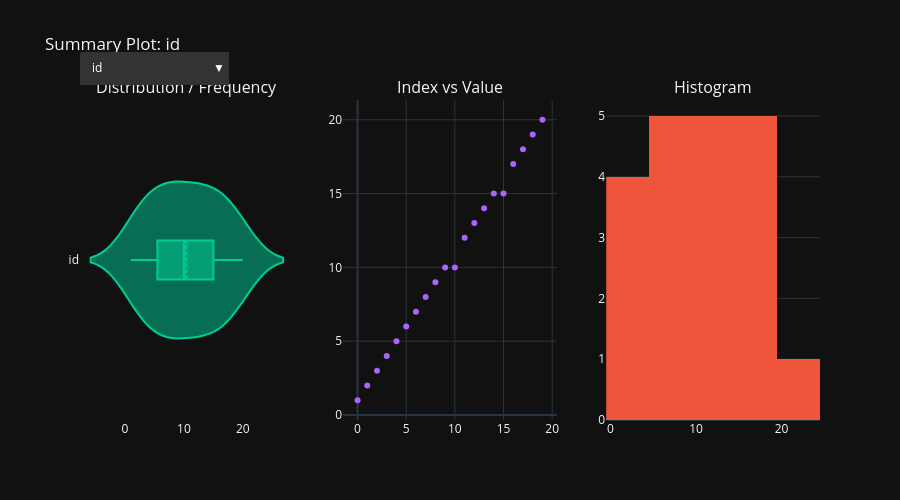

Here is the notebook cell this chart was saved with:
### Markdown cell above
### Test: DataInspector Native Summary Plot (Plotly Native Dropdown)

### Code cell
# Launch the native Plotly dropdown summary plot directly from the inspector!
inspector.summary_plot()

### Figure 1 — Plotly figure (JSON) as saved in the notebook; plotly's stock layout.template omitted (floating-point values rounded to 4 significant figures)
{"data": [{"box": {"visible": true}, "marker": {"color": "#00CC96"}, "meanline": {"visible": true}, "name": "id", "type": "violin", "visible": true, "x": [1, 2, 3, 4, 5, 6, 7, 8, 9, 10, 10, 12, 13, 14, 15, 15, 17, 18, 19, 20], "xaxis": "x", "yaxis": "y"}, {"marker": {"color": "#AB63FA"}, "mode": "markers", "name": "id", "type": "scatter", "visible": true, "x": [0, 1, 2, 3, 4, 5, 6, 7, 8, 9, 10, 11, 12, 13, 14, 15, 16, 17, 18, 19], "xaxis": "x2", "y": [1, 2, 3, 4, 5, 6, 7, 8, 9, 10, 10, 12, 13, 14, 15, 15, 17, 18, 19, 20], "yaxis": "y2"}, {"marker": {"color": "#EF553B"}, "name": "id", "type": "histogram", "visible": true, "x": [1, 2, 3, 4, 5, 6, 7, 8, 9, 10, 10, 12, 13, 14, 15, 15, 17, 18, 19, 20], "xaxis": "x3", "yaxis": "y3"}, {"box": {"visible": true}, "marker": {"color": "#00CC96"}, "meanline": {"visible": true}, "name": "age", "type": "violin", "visible": false, "x": [25, 30, 45, 22, 150, 35, 40, 28, -5, 50, 50, 33, 29, 27, 38, 38, 31, 42, 26, 36], "xaxis": "x", "yaxis": "y"}, {"marker": {"color": "#AB63FA"}, "mode": "markers", "name": "age", "type": "scatter", "visible": false, "x": [0, 1, 2, 3, 4, 5, 6, 7, 8, 9, 10, 11, 12, 13, 14, 15, 16, 17, 18, 19], "xaxis": "x2", "y": [25, 30, 45, 22, 150, 35, 40, 28, -5, 50, 50, 33, 29, 27, 38, 38, 31, 42, 26, 36], "yaxis": "y2"}, {"marker": {"color": "#EF553B"}, "name": "age", "type": "histogram", "visible": false, "x": [25, 30, 45, 22, 150, 35, 40, 28, -5, 50, 50, 33, 29, 27, 38, 38, 31, 42, 26, 36], "xaxis": "x3", "yaxis": "y3"}, {"box": {"visible": true}, "marker": {"color": "#00CC96"}, "meanline": {"visible": true}, "name": "salary", "type": "violin", "visible": false, "x": [50000, 60000, 120000, null, 70000, 80000, null, 55000, 45000, null, null, 75000, 62000, 58000, 90000, 90000, 68000, 105000, 52000, 88000], "xaxis": "x", "yaxis": "y"}, {"marker": {"color": "#AB63FA"}, "mode": "markers", "name": "salary", "type": "scatter", "visible": false, "x": [0, 1, 2, 3, 4, 5, 6, 7, 8, 9, 10, 11, 12, 13, 14, 15, 16, 17, 18, 19], "xaxis": "x2", "y": [50000, 60000, 120000, null, 70000, 80000, null, 55000, 45000, null, null, 75000, 62000, 58000, 90000, 90000, 68000, 105000, 52000, 88000], "yaxis": "y2"}, {"marker": {"color": "#EF553B"}, "name": "salary", "type": "histogram", "visible": false, "x": [50000, 60000, 120000, null, 70000, 80000, null, 55000, 45000, null, null, 75000, 62000, 58000, 90000, 90000, 68000, 105000, 52000, 88000], "xaxis": "x3", "yaxis": "y3"}, {"marker": {"color": "#00CC96"}, "name": "department", "type": "bar", "visible": false, "x": ["Engineering", "Sales", "HR"], "xaxis": "x", "y": [8, 5, 4], "yaxis": "y"}, {"marker": {"color": "#AB63FA"}, "mode": "markers", "name": "department", "type": "scatter", "visible": false, "x": [0, 1, 2, 3, 4, 5, 6, 7, 8, 9, 10, 11, 12, 13, 14, 15, 16, 17, 18, 19], "xaxis": "x2", "y": ["Engineering", "Sales", "Engineering", "HR", "Engineering", null, "Sales", "HR", "Sales", "Engineering", "Engineering", "HR", "Sales", "Engineering", null, null, "Engineering", "Sales", "HR", "Engineering"], "yaxis": "y2"}, {"marker": {"color": "#EF553B"}, "name": "department", "type": "histogram", "visible": false, "x": ["Engineering", "Sales", "Engineering", "HR", "Engineering", null, "Sales", "HR", "Sales", "Engineering", "Engineering", "HR", "Sales", "Engineering", null, null, "Engineering", "Sales", "HR", "Engineering"], "xaxis": "x3", "yaxis": "y3"}, {"marker": {"color": "#00CC96"}, "name": "is_manager", "type": "bar", "visible": false, "x": ["No", "Yes"], "xaxis": "x", "y": [10, 10], "yaxis": "y"}, {"marker": {"color": "#AB63FA"}, "mode": "markers", "name": "is_manager", "type": "scatter", "visible": false, "x": [0, 1, 2, 3, 4, 5, 6, 7, 8, 9, 10, 11, 12, 13, 14, 15, 16, 17, 18, 19], "xaxis": "x2", "y": ["No", "No", "Yes", "No", "No", "Yes", "Yes", "No", "No", "Yes", "Yes", "Yes", "No", "No", "Yes", "Yes", "No", "Yes", "No", "Yes"], "yaxis": "y2"}, {"marker": {"color": "#EF553B"}, "name": "is_manager", "type": "histogram", "visible": false, "x": ["No", "No", "Yes", "No", "No", "Yes", "Yes", "No", "No", "Yes", "Yes", "Yes", "No", "No", "Yes", "Yes", "No", "Yes", "No", "Yes"], "xaxis": "x3", "yaxis": "y3"}, {"box": {"visible": true}, "marker": {"color": "#00CC96"}, "meanline": {"visible": true}, "name": "experience_years", "type": "violin", "visible": false, "x": [2, 5, 15, 1, 8, null, 12, 4, 2, 20, 20, 7, 6, null, 10, 10, 5, 14, 2, 9], "xaxis": "x", "yaxis": "y"}, {"marker": {"color": "#AB63FA"}, "mode": "markers", "name": "experience_years", "type": "scatter", "visible": false, "x": [0, 1, 2, 3, 4, 5, 6, 7, 8, 9, 10, 11, 12, 13, 14, 15, 16, 17, 18, 19], "xaxis": "x2", "y": [2, 5, 15, 1, 8, null, 12, 4, 2, 20, 20, 7, 6, null, 10, 10, 5, 14, 2, 9], "yaxis": "y2"}, {"marker": {"color": "#EF553B"}, "name": "experience_years", "type": "histogram", "visible": false, "x": [2, 5, 15, 1, 8, null, 12, 4, 2, 20, 20, 7, 6, null, 10, 10, 5, 14, 2, 9], "xaxis": "x3", "yaxis": "y3"}, {"box": {"visible": true}, "marker": {"color": "#00CC96"}, "meanline": {"visible": true}, "name": "performance_score", "type": "violin", "visible": false, "x": [75, 80, 95, 60, 85, 90, 92, 78, 70, 98, 98, null, 82, 79, 88, 88, 83, 94, 72, 89], "xaxis": "x", "yaxis": "y"}, {"marker": {"color": "#AB63FA"}, "mode": "markers", "name": "performance_score", "type": "scatter", "visible": false, "x": [0, 1, 2, 3, 4, 5, 6, 7, 8, 9, 10, 11, 12, 13, 14, 15, 16, 17, 18, 19], "xaxis": "x2", "y": [75, 80, 95, 60, 85, 90, 92, 78, 70, 98, 98, null, 82, 79, 88, 88, 83, 94, 72, 89], "yaxis": "y2"}, {"marker": {"color": "#EF553B"}, "name": "performance_score", "type": "histogram", "visible": false, "x": [75, 80, 95, 60, 85, 90, 92, 78, 70, 98, 98, null, 82, 79, 88, 88, 83, 94, 72, 89], "xaxis": "x3", "yaxis": "y3"}, {"box": {"visible": true}, "marker": {"color": "#00CC96"}, "meanline": {"visible": true}, "name": "count", "type": "violin", "visible": false, "x": [1, 1, 1, 1, 1, 1, 1, 1, 1, 1, 1, 1, 1, 1, 1, 1, 1, 1, 1, 1], "xaxis": "x", "yaxis": "y"}, {"marker": {"color": "#AB63FA"}, "mode": "markers", "name": "count", "type": "scatter", "visible": false, "x": [0, 1, 2, 3, 4, 5, 6, 7, 8, 9, 10, 11, 12, 13, 14, 15, 16, 17, 18, 19], "xaxis": "x2", "y": [1, 1, 1, 1, 1, 1, 1, 1, 1, 1, 1, 1, 1, 1, 1, 1, 1, 1, 1, 1], "yaxis": "y2"}, {"marker": {"color": "#EF553B"}, "name": "count", "type": "histogram", "visible": false, "x": [1, 1, 1, 1, 1, 1, 1, 1, 1, 1, 1, 1, 1, 1, 1, 1, 1, 1, 1, 1], "xaxis": "x3", "yaxis": "y3"}], "layout": {"annotations": [{"font": {"size": 16}, "showarrow": false, "text": "Distribution / Frequency", "x": 0.1444, "xanchor": "center", "xref": "paper", "y": 1, "yanchor": "bottom", "yref": "paper"}, {"font": {"size": 16}, "showarrow": false, "text": "Index vs Value", "x": 0.5, "xanchor": "center", "xref": "paper", "y": 1, "yanchor": "bottom", "yref": "paper"}, {"font": {"size": 16}, "showarrow": false, "text": "Histogram", "x": 0.8556, "xanchor": "center", "xref": "paper", "y": 1, "yanchor": "bottom", "yref": "paper"}], "height": 500, "showlegend": false, "title": {"text": "Summary Plot: id"}, "updatemenus": [{"active": 0, "bgcolor": "#333333", "bordercolor": "#444444", "buttons": [{"args": [{"visible": [true, true, true, false, false, false, false, false, false, false, false, false, false, false, false, false, false, false, false, false, false, false, false, false]}, {"title": "Summary Plot: id"}], "label": "id", "method": "update"}, {"args": [{"visible": [false, false, false, true, true, true, false, false, false, false, false, false, false, false, false, false, false, false, false, false, false, false, false, false]}, {"title": "Summary Plot: age"}], "label": "age", "method": "update"}, {"args": [{"visible": [false, false, false, false, false, false, true, true, true, false, false, false, false, false, false, false, false, false, false, false, false, false, false, false]}, {"title": "Summary Plot: salary"}], "label": "salary", "method": "update"}, {"args": [{"visible": [false, false, false, false, false, false, false, false, false, true, true, true, false, false, false, false, false, false, false, false, false, false, false, false]}, {"title": "Summary Plot: department"}], "label": "department", "method": "update"}, {"args": [{"visible": [false, false, false, false, false, false, false, false, false, false, false, false, true, true, true, false, false, false, false, false, false, false, false, false]}, {"title": "Summary Plot: is_manager"}], "label": "is_manager", "method": "update"}, {"args": [{"visible": [false, false, false, false, false, false, false, false, false, false, false, false, false, false, false, true, true, true, false, false, false, false, false, false]}, {"title": "Summary Plot: experience_years"}], "label": "experience_years", "method": "update"}, {"args": [{"visible": [false, false, false, false, false, false, false, false, false, false, false, false, false, false, false, false, false, false, true, true, true, false, false, false]}, {"title": "Summary Plot: performance_score"}], "label": "performance_score", "method": "update"}, {"args": [{"visible": [false, false, false, false, false, false, false, false, false, false, false, false, false, false, false, false, false, false, false, false, false, true, true, true]}, {"title": "Summary Plot: count"}], "label": "count", "method": "update"}], "font": {"color": "white"}, "x": 0, "xanchor": "left", "y": 1.15, "yanchor": "top"}], "xaxis": {"anchor": "y", "domain": [0, 0.2889]}, "xaxis2": {"anchor": "y2", "domain": [0.3556, 0.6444]}, "xaxis3": {"anchor": "y3", "domain": [0.7111, 1]}, "yaxis": {"anchor": "x", "domain": [0, 1]}, "yaxis2": {"anchor": "x2", "domain": [0, 1]}, "yaxis3": {"anchor": "x3", "domain": [0, 1]}}}
